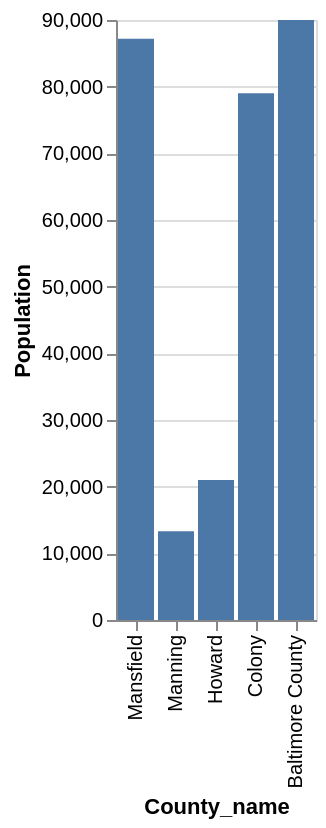

Write the Vega-Lite specification saved for this chart.
### Vega-Lite specification from a JSON file in a GitHub repository (floating-point values rounded to 4 significant figures)
{"data": {"values": [{"x_data": "Mansfield", "y_data": 87200}, {"x_data": "Manning", "y_data": 13300}, {"x_data": "Howard", "y_data": 21000}, {"x_data": "Colony", "y_data": 79000}, {"x_data": "Baltimore County", "y_data": 90000}]}, "mark": "bar", "encoding": {"x": {"field": "x_data", "type": "nominal", "title": "County_name", "sort": "descending"}, "y": {"field": "y_data", "type": "quantitative", "title": "Population"}}}
